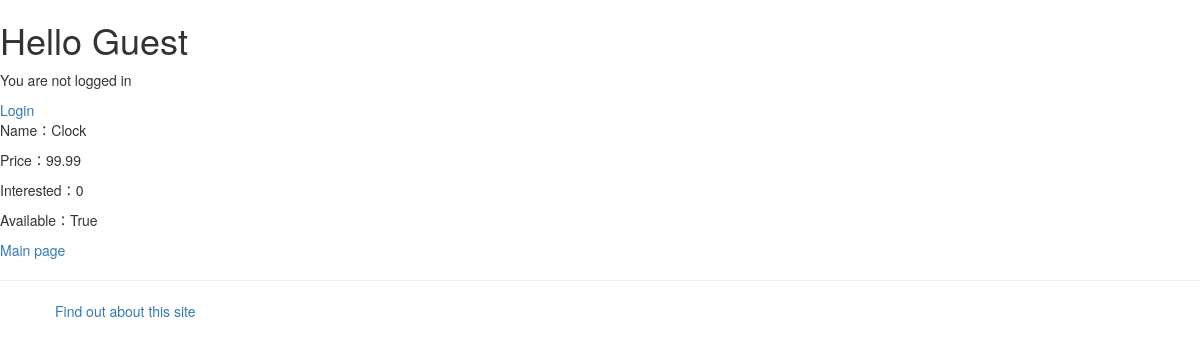
Screenshot of /myapp/products/1 with the database file from the repository.
### myapp/models.py (models this page shows, shortened)
class Product(models.Model):
    interested = models.PositiveIntegerField(default=0)
    category = models.ForeignKey(Category, related_name='products', on_delete=models.CASCADE)
    name = models.CharField(max_length=200, default='TV')
    price = models.DecimalField(max_digits=10, decimal_places=2)
    stock = models.PositiveIntegerField(default=100, validators=[MaxValueValidator(1000), MinValueValidator(0)])
    available = models.BooleanField(default=True)
    description = models.TextField(max_length=500, blank=True, null=True)

### myapp/views.py (the view)
# urls.py: re_path(r'^myapp/products/(?P<prod_id>\d+)', views.productdetail, name='productdetail'),
def productdetail(request, prod_id):
    item = Product.objects.get(id=prod_id)
    if request.method == 'GET':
        form = InterestForm(request.GET)
    if request.method == 'POST':
        form = InterestForm(request.POST)
        if form.is_valid() and item.interested:
            item.interested=item.interested+1
            form.save()
            return render(request, 'myapp/index.html')
    return render(request, 'myapp/productdetail.html', {'item': item})

### myapp/templates/myapp/productdetail.html (shortened to what this page needs)
{% extends "myapp/base.html" %}
 {% load bootstrap3 %}
    {% block body_block %}
<p>Name：{{ item.name }}</p>
        <p>Price：{{ item.price }}</p>
        <p>Interested：{{ item.interested }}</p>
        <p>Available：{{ item.available }}</p>
<p><a href="{%url 'index'%}">Main page</a></p>
    {% endblock %}

### rows the page displays
Product: name "Clock", price "99.99", interested "0", available "True"
